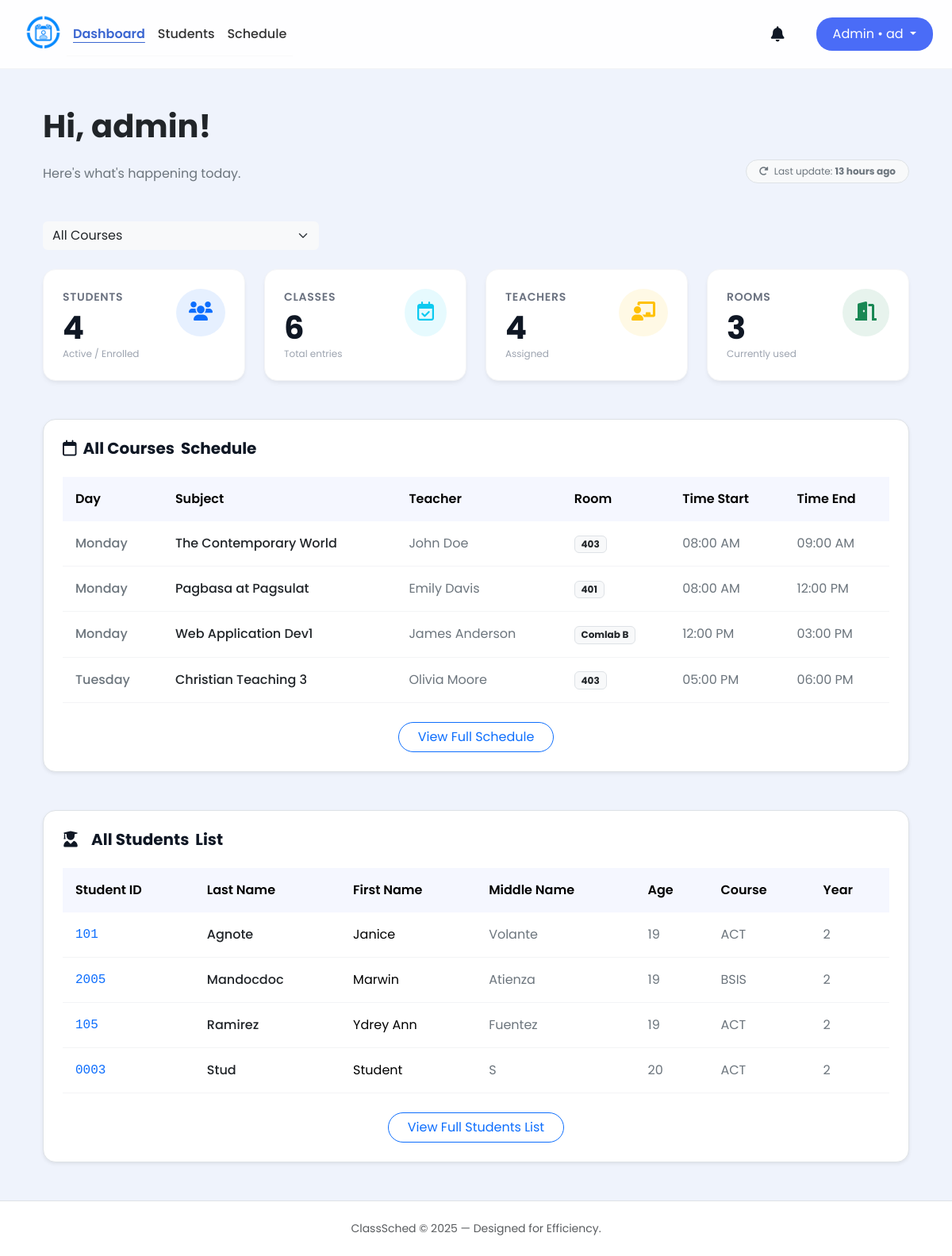
Before: /src/admin_dashboard.php (signed in) with the older database file.
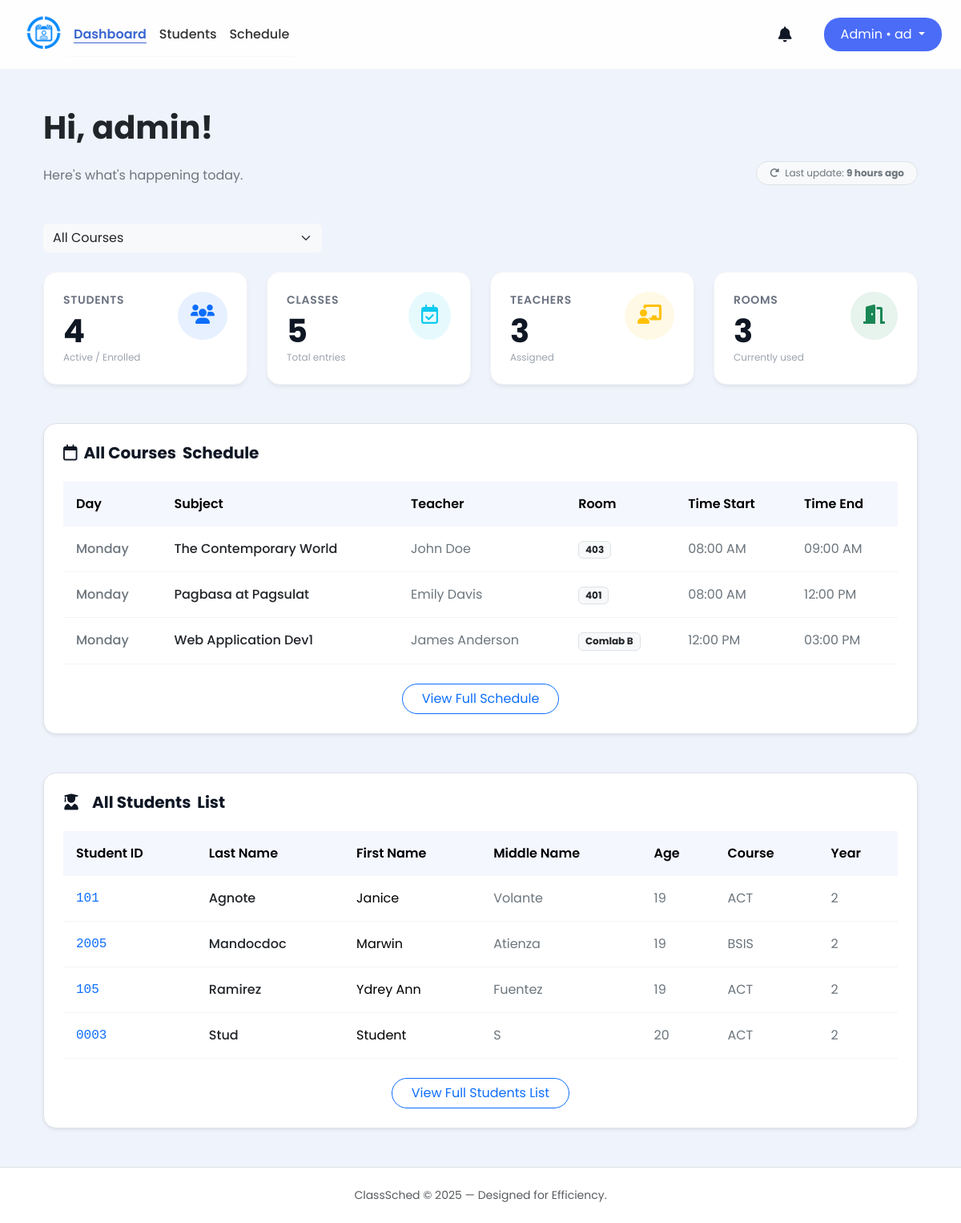
After: the same page with the newer database file.
### tables this page shows
CREATE TABLE admin_system_log (
        id INTEGER PRIMARY KEY CHECK (id = 1),
        last_activity DATETIME DEFAULT CURRENT_TIMESTAMP
    );

CREATE TABLE schedules (
        id INTEGER PRIMARY KEY AUTOINCREMENT,
        day TEXT NOT NULL,
        subject_id INTEGER NOT NULL,
        teacher_id INTEGER NOT NULL,
        room TEXT(10),
        time_start TIME,
        time_end TIME,
        course_id INTEGER NOT NULL,

        FOREIGN KEY (teacher_id) REFERENCES teachers(id),
        FOREIGN KEY (course_id) REFERENCES courses(id),
        FOREIGN KEY (subject_id) REFERENCES subjects(id)
    );

CREATE TABLE students (
        id INTEGER PRIMARY KEY AUTOINCREMENT,
        user_id INTEGER UNIQUE,
        student_number TEXT(50) NOT NULL,
        last_name TEXT(50) NOT NULL,
        first_name TEXT(50),
        middle_name TEXT(50),
        age INTEGER,
        phone_number TEXT(20),
        course_id INTEGER NOT NULL,
        year_level INTEGER,
        email TEXT(255) UNIQUE,
        last_notification_check DATETIME DEFAULT "1970-01-01 00:00:00",
        FOREIGN KEY (user_id) REFERENCES users(id),
        FOREIGN KEY (course_id) REFERENCES courses(id)
    );

### src/notification.php (called while the page is built, shortened)
<?php
function notif($role = null, $handle_actions = true) {
    $user = $_SESSION["user"];
    $user_id = $user['id'];
    $db = get_db();
    if ($role === 'admin') {
        $last_check_row = $db->querySingle("SELECT last_notification_check FROM users WHERE id = $user_id", true);
        $last_click = ($last_check_row && $last_check_row['last_notification_check']) ? $last_check_row['last_notification_check'] : '1970-01-01 00:00:00';
        $stmt_count = $db->prepare("
            SELECT COUNT(*) FROM notifications
            WHERE is_read = 0
            AND created_at > :last_click
            AND (message LIKE '%bio%' OR message LIKE '%phone%')
        ");
        $stmt_count->bindValue(':last_click', $last_click, SQLITE3_TEXT);
        $unread_count = $stmt_count->execute()->fetchArray()[0];
        $stmt_highlight = $db->prepare("
            SELECT COUNT(*) FROM notifications
            WHERE is_read = 0
            AND (message LIKE '%bio%' OR message LIKE '%phone%')
        ");
        $highlight_count = $stmt_highlight->execute()->fetchArray()[0];
        $notif_result = $db->query("
            SELECT n.*, s.first_name, s.last_name
            FROM notifications n
            LEFT JOIN students s ON n.student_id = s.id
            WHERE (n.message LIKE '%bio%' OR n.message LIKE '%phone%')
            ORDER BY n.created_at DESC LIMIT 10
        ");
    }
    $notifications = [];
    if (isset($notif_result) && $notif_result) {
        while ($row = $notif_result->fetchArray(SQLITE3_ASSOC)) {
            $notifications[] = $row;
        }
    }
    return [
        'unread_count' => $unread_count ?? 0,
        'notifications' => $notifications,
        'highlight_count' => $highlight_count ?? 0
    ];
}

### src/admin_dashboard.php (the view, shortened to what the rows shown need)
<?php
require_once __DIR__ ."/notification.php";
$db = get_db();
$user = $_SESSION["user"];
function getCourseName($id) {
    if ($id == COURSE_BSIS) return "BSIS";
    if ($id == COURSE_ACT) return "ACT";
    return "Unknown";
}
$selected_course = isset($_GET['course_id']) ? (int)$_GET['course_id'] : COURSE_ALL;
$last_update_text = "Just now";
$last_activity_row = $db->querySingle("SELECT last_activity FROM admin_system_log WHERE id = 1", true);
if ($last_activity_row) {
    $last_update_ts = (int)$last_activity_row['last_activity'];
    $time_diff = time() - $last_update_ts;
    if ($time_diff < 60) {
        $last_update_text = "Just now";
    } else {
        $tokens = [
            31536000 => 'year',
            2592000 => 'month',
            604800 => 'week',
            86400 => 'day',
            3600 => 'hour',
            60 => 'minute',
            1 => 'second'
        ];
        foreach ($tokens as $unit => $text) {
            if ($time_diff < $unit) continue;
            $numberOfUnits = floor($time_diff / $unit);
            $last_update_text = $numberOfUnits . ' ' . $text . (($numberOfUnits > 1) ? 's' : '') . ' ago';
            break;
        }
    }
}
$sql_sched = "
    SELECT
        sch.*,
        sub.subject_name AS subject_name_display,
        t.name AS teacher_name_display
    FROM schedules sch
    LEFT JOIN subjects sub ON sch.subject_id = sub.id
    LEFT JOIN teachers t ON sch.teacher_id = t.id
";
if ($selected_course !== COURSE_ALL) {
    $sql_sched .= " WHERE sch.course_id = :course_id";
} else {
    $sql_sched .= " GROUP BY sch.subject_id, sch.teacher_id, sch.room, sch.time_start, sch.time_end, sch.day";
}
$sql_sched .= " ORDER BY sch.time_start ASC";
$stmt = $db->prepare($sql_sched);
$sched_result = $stmt->execute();
$sql_students = "SELECT * FROM students";
$sql_students .= " ORDER BY last_name ASC";
$stmt_students = $db->prepare($sql_students);
$students_result = $stmt_students->execute();
        ?>
<!DOCTYPE html>
<html lang="en">
<head>
    <link href="https://cdn.jsdelivr.net/npm/bootstrap@5.3.3/dist/css/bootstrap.min.css" rel="stylesheet">
    <link href="https://cdnjs.cloudflare.com/ajax/libs/font-awesome/6.0.0/css/all.min.css" rel="stylesheet">
    <link rel="stylesheet" href="../styles/admin_dashboard.css">
    <link rel="stylesheet" href="../styles/admin.css">
    <link rel="stylesheet" href="../styles/notification.css">
</head>
<body class="d-flex flex-column min-vh-100 position-relative">
    <div class="container px-4 py-5">
        <div class="row align-items-end mb-5">
            <div class="col-md-6">
                <h1 class="fw-bold text-dark mb-4">Hi, <?php echo htmlspecialchars($user["username"]); ?>!</h1>
            </div>
            <div class="col-md-6 text-md-end mt-3 mt-md-0">
                <span class="badge bg-light text-secondary border px-3 py-2 rounded-pill fw-normal">
                    <i class="fa-solid fa-rotate-right me-1"></i> Last update: <strong id="last_update_display"><?php echo $last_update_text; ?></strong>
                </span>
            </div>
        </div>
        <div id="sched-overview" class="bg-white rounded-4 shadow-sm border p-4 mb-5">
            <div class="table-responsive">
                <table class="table custom-table table-hover mb-0">
                    <thead>
                        <tr>
                            <th>Day</th>
                            <th>Subject</th>
                            <th>Teacher</th>
                            <th>Room</th>
                            <th>Time Start</th>
                            <th>Time End</th>
                        </tr>
                    </thead>
                    <tbody id="schedule_table_body">
                        <?php while ($row = $sched_result->fetchArray(SQLITE3_ASSOC)): ?>
                        <tr>
                            <td class="fw-medium text-secondary"><?php echo htmlspecialchars($row['day'] ?? '--'); ?></td>
                            <td class="fw-medium text-dark"><?php echo htmlspecialchars($row['subject_name_display'] ?? 'Unknown Subject'); ?></td>
                            <td class="text-secondary"><?php echo htmlspecialchars($row['teacher_name_display'] ?? 'Unknown Teacher'); ?></td>
                            <td><span class="badge bg-light text-dark border"><?php echo htmlspecialchars($row['room'] ?? 'TBA'); ?></span></td>
                            <td class="text-secondary">
                                <?php echo !empty($row['time_start']) ? date("h:i A", strtotime($row['time_start'])) : '--:--'; ?>
                            </td>
                            <td class="text-secondary">
                                <?php echo !empty($row['time_end']) ? date("h:i A", strtotime($row['time_end'])) : '--:--'; ?>
                            </td>
                        </tr>
                        <?php endwhile; ?>
                    </tbody>
                </table>
            </div>
        </div>
        <div class="bg-white rounded-4 shadow-sm border p-4">
            <div id="stds-overview" class="table-responsive">
                <table class="table custom-table table-hover mb-0">
                    <thead>
                        <tr>
                            <th>Student ID</th>
                            <th>Last Name</th>
                            <th>First Name</th>
                            <th>Middle Name</th>
                            <th>Age</th>
                            <th>Course</th>
                            <th>Year</th>
                        </tr>
                    </thead>
                    <tbody id="student_table_body">
                        <?php while ($student = $students_result->fetchArray(SQLITE3_ASSOC)): ?>
                        <tr>
                            <td class="fw-medium font-monospace text-primary"><?php echo htmlspecialchars($student['student_number'] ?? '--'); ?></td>
                            <td class="fw-medium text-dark"><?php echo htmlspecialchars($student['last_name'] ?? '--'); ?></td>
                            <td><?php echo htmlspecialchars($student['first_name'] ?? '--'); ?></td>
                            <td class="text-secondary"><?php echo htmlspecialchars($student['middle_name'] ?? '--'); ?></td>
                            <td class="text-secondary"><?php echo htmlspecialchars($student['age'] ?? '--'); ?></td>
                            <td class="text-secondary"><?php echo getCourseName($student['course_id'] ?? 0); ?></td>
                            <td class="text-secondary"><?php echo htmlspecialchars($student['year_level'] ?? '--'); ?></td>
                        </tr>
                        <?php endwhile; ?>
                    </tbody>
                </table>
            </div>
        </div>
    </div>
</body>
</html>

Changed rows visible on the page:
removed schedules: day "Tuesday", subject_name_display "Christian Teaching 3", teacher_name_display "Olivia Moore", room "403", time_start "05:00 PM", time_end "06:00 PM"
changed admin_system_log: last_activity "13 hours ago" → "9 hours ago"
Other visible differences:
$classes_count: "6" → "5"
$assigned_teachers: "4" → "3"
